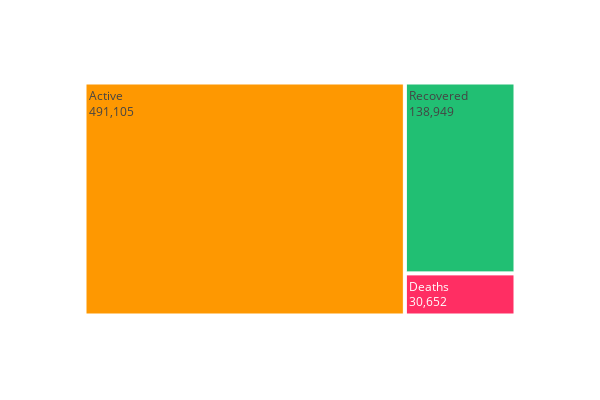

The code cell stored with this chart in its notebook:
### Code cell
tm = temp.melt(id_vars="Date", value_vars=['Active', 'Deaths', 'Recovered'])
fig = px.treemap(tm, path=["variable"], values="value", height=400, width=600,
                 color_discrete_sequence=[act, rec, dth])
fig.data[0].textinfo = 'label+text+value'
fig.show()

### Figure 1 — Plotly figure (JSON) as saved in the notebook; plotly's stock layout.template omitted (floating-point values rounded to 4 significant figures)
{"data": [{"branchvalues": "total", "domain": {"x": [0, 1], "y": [0, 1]}, "hoverlabel": {"namelength": 0}, "hovertemplate": "labels=%{label}<br>value=%{value}<br>parent=%{parent}<br>id=%{id}", "ids": ["Active", "Deaths", "Recovered"], "labels": ["Active", "Deaths", "Recovered"], "name": "", "parents": ["", "", ""], "textinfo": "label+text+value", "type": "treemap", "values": [491105, 30652, 138949]}], "layout": {"height": 400, "legend": {"tracegroupgap": 0}, "margin": {"t": 60}, "treemapcolorway": ["#fe9801", "#21bf73", "#ff2e63"], "width": 600}}
